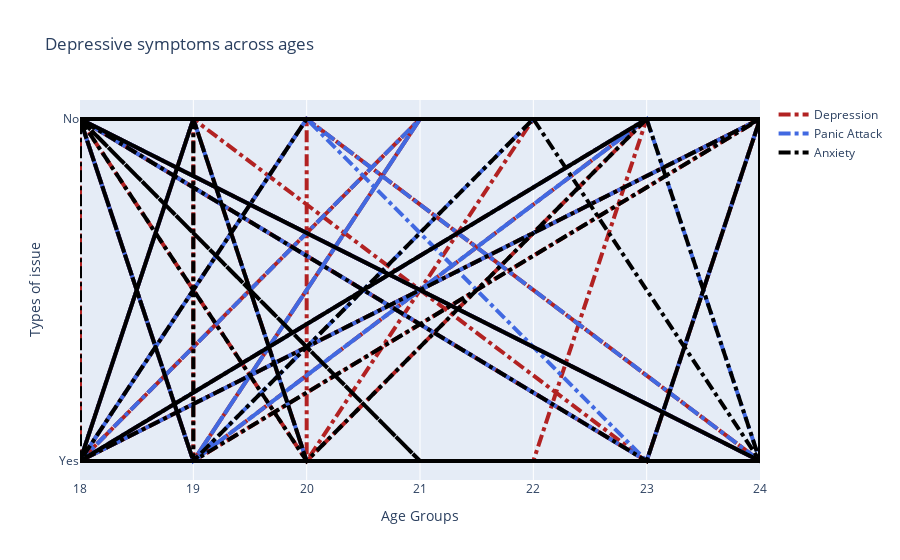

Here is the notebook cell this chart was saved with:
### Code cell
# dataset.sort_values(by="Study Year", inplace=True)

x = dataset["Age"]

fig = go.Figure()

# Create and style traces

fig.add_trace(go.Scatter(x=x, y=dataset["Depression"], name='Depression', line=dict(
    color='firebrick', width=4, dash='dashdot')))

fig.add_trace(go.Scatter(x=x, y=dataset["Panic Attack"], name='Panic Attack', line=dict(
    color='royalblue', width=4, dash='dashdot')))

fig.add_trace(go.Scatter(x=x, y=dataset["Anxiety"], name='Anxiety', line=dict(
    color='black', width=4, dash='dashdot')))


# Edit the layout

fig.update_layout(title='Depressive symptoms across ages',
                  xaxis_title='Age Groups', yaxis_title='Types of issue')


fig.show()

### Figure 1 — Plotly figure (JSON) as saved in the notebook; plotly's stock layout.template omitted (floating-point values rounded to 4 significant figures)
{"data": [{"line": {"color": "firebrick", "dash": "dashdot", "width": 4}, "name": "Depression", "type": "scatter", "x": [18, 21, 19, 22, 23, 19, 23, 18, 19, 18, 20, 24, 18, 19, 18, 24, 24, 24, 20, 18, 19, 18, 24, 24, 23, 18, 19, 18, 24, 24, 23, 18, 19, 18, 19, 18, 18, 19, 18, 24, 24, 22, 20, 20, 23, 18, 19, 18, 24, 24, 23, 18, 19, 20, 19, 21, 23, 20, 18, 23, 18, 19, 18, 24, 24, 23, 18, 19, 18, 24, 24, 18, 19, 18, 24, 24, 23, 18, 19, 18, 24, 24, 19, 19, 23, 18, 19, 18, 24, 24, 23, 18, 19, 18, 24, 18, 21, 18, 19, 23, 20], "y": ["Yes", "No", "Yes", "Yes", "No", "No", "Yes", "No", "No", "No", "No", "Yes", "Yes", "No", "No", "No", "No", "Yes", "No", "Yes", "No", "No", "No", "No", "Yes", "No", "No", "Yes", "Yes", "No", "No", "No", "No", "Yes", "Yes", "No", "Yes", "Yes", "No", "Yes", "No", "No", "Yes", "No", "No", "No", "No", "No", "Yes", "No", "Yes", "No", "No", "Yes", "Yes", "No", "No", "Yes", "No", "No", "No", "No", "No", "No", "No", "Yes", "No", "Yes", "Yes", "No", "No", "No", "Yes", "No", "No", "No", "Yes", "No", "No", "No", "Yes", "No", "Yes", "No", "No", "Yes", "No", "Yes", "No", "No", "No", "No", "Yes", "Yes", "No", "No", "No", "Yes", "Yes", "No", "No"]}, {"line": {"color": "royalblue", "dash": "dashdot", "width": 4}, "name": "Panic Attack", "type": "scatter", "x": [18, 21, 19, 22, 23, 19, 23, 18, 19, 18, 20, 24, 18, 19, 18, 24, 24, 24, 20, 18, 19, 18, 24, 24, 23, 18, 19, 18, 24, 24, 23, 18, 19, 18, 19, 18, 18, 19, 18, 24, 24, 22, 20, 20, 23, 18, 19, 18, 24, 24, 23, 18, 19, 20, 19, 21, 23, 20, 18, 23, 18, 19, 18, 24, 24, 23, 18, 19, 18, 24, 24, 18, 19, 18, 24, 24, 23, 18, 19, 18, 24, 24, 19, 19, 23, 18, 19, 18, 24, 24, 23, 18, 19, 18, 24, 18, 21, 18, 19, 23, 20], "y": ["Yes", "No", "Yes", "No", "No", "Yes", "Yes", "No", "No", "Yes", "No", "No", "No", "No", "No", "No", "No", "Yes", "No", "Yes", "Yes", "No", "No", "No", "Yes", "No", "No", "No", "Yes", "No", "No", "No", "Yes", "No", "Yes", "No", "No", "Yes", "No", "Yes", "No", "No", "No", "No", "Yes", "Yes", "No", "No", "No", "Yes", "Yes", "No", "No", "Yes", "Yes", "No", "No", "No", "No", "No", "Yes", "No", "Yes", "Yes", "No", "No", "No", "Yes", "No", "No", "No", "Yes", "No", "No", "No", "Yes", "No", "Yes", "No", "No", "Yes", "No", "No", "No", "No", "No", "No", "Yes", "No", "Yes", "Yes", "No", "No", "No", "Yes", "No", "No", "No", "Yes", "No", "No"]}, {"line": {"color": "black", "dash": "dashdot", "width": 4}, "name": "Anxiety", "type": "scatter", "x": [18, 21, 19, 22, 23, 19, 23, 18, 19, 18, 20, 24, 18, 19, 18, 24, 24, 24, 20, 18, 19, 18, 24, 24, 23, 18, 19, 18, 24, 24, 23, 18, 19, 18, 19, 18, 18, 19, 18, 24, 24, 22, 20, 20, 23, 18, 19, 18, 24, 24, 23, 18, 19, 20, 19, 21, 23, 20, 18, 23, 18, 19, 18, 24, 24, 23, 18, 19, 18, 24, 24, 18, 19, 18, 24, 24, 23, 18, 19, 18, 24, 24, 19, 19, 23, 18, 19, 18, 24, 24, 23, 18, 19, 18, 24, 18, 21, 18, 19, 23, 20], "y": ["No", "Yes", "Yes", "No", "No", "No", "No", "Yes", "No", "Yes", "No", "No", "No", "No", "Yes", "No", "No", "Yes", "Yes", "Yes", "No", "No", "No", "No", "Yes", "No", "No", "Yes", "Yes", "No", "No", "No", "No", "Yes", "Yes", "No", "Yes", "Yes", "No", "No", "Yes", "No", "No", "No", "No", "Yes", "Yes", "No", "No", "No", "No", "Yes", "No", "Yes", "No", "No", "No", "Yes", "No", "No", "No", "No", "No", "No", "No", "Yes", "Yes", "No", "No", "Yes", "No", "No", "No", "No", "Yes", "Yes", "No", "No", "No", "No", "Yes", "No", "Yes", "No", "No", "Yes", "No", "Yes", "Yes", "No", "No", "Yes", "No", "No", "No", "No", "Yes", "Yes", "No", "No", "No"]}], "layout": {"title": {"text": "Depressive symptoms across ages"}, "xaxis": {"title": {"text": "Age Groups"}}, "yaxis": {"title": {"text": "Types of issue"}}}}
